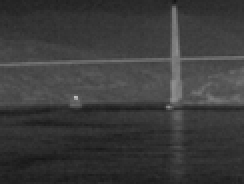
%> input picture ship/7.bmp, 122 x 92 px, shrunk from 320 x 240 before the run (shown 2 times larger)
$ octave --eval "myhistrebuild;"   (GNU Octave 9; MATLAB toolbox functions it lacks are replaced by stand-ins)
%> lines starting %> are read from the running program, lines starting %| are printed output that depends on the picture; in (x1, y1, x2, y2) boxes, pixels count from 0 and x2, y2 are one past the last pixel; in counts of white or black regions, pixels touching at a corner belong together; the program's own positions count from 1
### ship/bgreduction.m
function [ input ] = bgreduction( input,k )
%input 输入图像 r比例系数
[m, n, o]=size(input);
if(o==3)
    input=rgb2gray(input);
end
r=0;
while(r<k)
    E=mean(mean(input));
    input(input<E)=E;
    E=mean(mean(input));
    r=double(length(input(input<=E)))/double(m*n);
end
% [4 lines of commented-out code are left out]
imshow(input,[])
% [5 lines of commented-out code are left out]

### ship/myhistrebuild.m
function [] = myhistrebuild(I,floor)

if nargin==0
       floor=16;
       I=imread('7.bmp');
%> I is the input picture: size 92x122x3 uint8; min 21, max 191, mean 59
end
if nargin==1
       floor=16;
end
[m, n, v]=size(I);
%> m = 92; n = 122; v = 3
if v==3
    I=rgb2gray(I);
%> I: size 92x122 uint8
end
I= bgreduction( I,0.7 );
%> the loop in bgreduction, `while(r<k)` made 2 passes
%> r on passes 1 to 2: 0.693, 0.744
%> after the loop in bgreduction, `while(r<k)`:
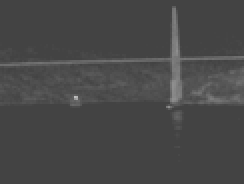
%> input: size 92x122 uint8 (shown 2 times larger); min 67, max 191, mean 71.8
subplot(121),imshow(I);
%se1=strel('disk',2);%这里是创建一个半径为5的平坦型圆盘结构元素
%I=imerode(I,se1);
I=medfilt2(I);
subplot(122),imshow(I);
all=m*n;
%> all = 11224
eachf=ceil(all/floor);
%> eachf = 702
j=1;last=0;num=1;
temp=length(find(I<2));%已有像素数
%> temp = 4

figure
for i=3:256

    if temp>eachf%符合
        K=((I>last)&(I<i));
        last=i;

        [Xset Yset]=find(K==1);
        temp=0;

        x=ones(m,1)*[1:n];%
        y=[1:m]'*ones(1,n);%
        area=sum(sum(K));
        meanx=sum(sum(double(K).*x))/area;
        meany=sum(sum(double(K).*y))/area;
%         disp('x:')
%         disp(meanx);
%         disp('y:')
        disp([meanx,meany]);
        subplot(4,5,num)
        imshow(K);

        hold on
        plot(meanx,meany,'.','markersize',10);
        D = pdist2([Xset Yset],[meanx meany]);
        sub=max(D)-min(D);
        meanD=mean(D);%平均算法？
        Dres(num)=meanD;
        subres(num)=sub;
        s=std(D,0,1);
        sres(num)=s;
        title(s)
        num=num+1;
    else
        temp=temp+length(find((I<i)&(I>last)));
    end
end
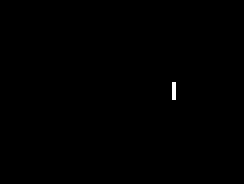
%> K: size 92x122 logical (shown 2 times larger); 0.16% white in thin lines or dots, all inside (x1, y1, x2, y2) = (86, 41, 88, 50)
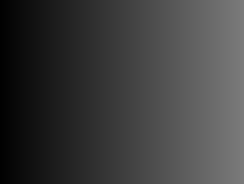
%> x: size 92x122 double (shown 2 times larger); min 1, max 122, mean 61.5
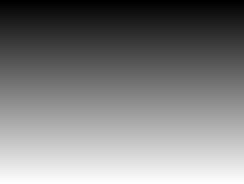
%> y: size 92x122 double (shown 2 times larger); min 1, max 92, mean 46.5; drawn with min black and max white
%> after the loop, D = 18 values, max 61.92 at index 10, min 55.56 at index 9, mean 58.72; Dres = [45.26 43.1 28.46 43.12 71.29 69.32 85.1 77.43 58.72]; Xset = 18 values, max 50 at index 9, min 42 at index 1, mean 46; Yset = 18 values from 87 to 88; area = 18; last = 176; meanD = 58.72; meanx = 87.5; meany = 46; num = 10; s = 1.91; sres = [19.46 22.32 16.87 15.94 14.92 17.66 12.74 6.19 1.91]; sub = 6.36; subres = [93.29 88.43 79.64 68.45 62.2 68.48 59.74 24.12 6.36]; temp = 0
disp(Dres);
%|  Columns 1 through 8:
%|    45.258   43.097   28.455   43.121   71.291   69.322   85.096   77.427
%|  Column 9:
%|    58.719
disp(subres);
%|  Columns 1 through 8:
%|    93.2944   88.4265   79.6400   68.4495   62.1998   68.4804   59.7373   24.1200
%|  Column 9:
%|     6.3583
disp(sres);
%|  Columns 1 through 8:
%|    19.4592   22.3152   16.8683   15.9449   14.9169   17.6607   12.7446    6.1861
%|  Column 9:
%|     1.9123
[c in]=min(sres);
%> c = 1.91; in = 9
%> `myhistrebuild;`:
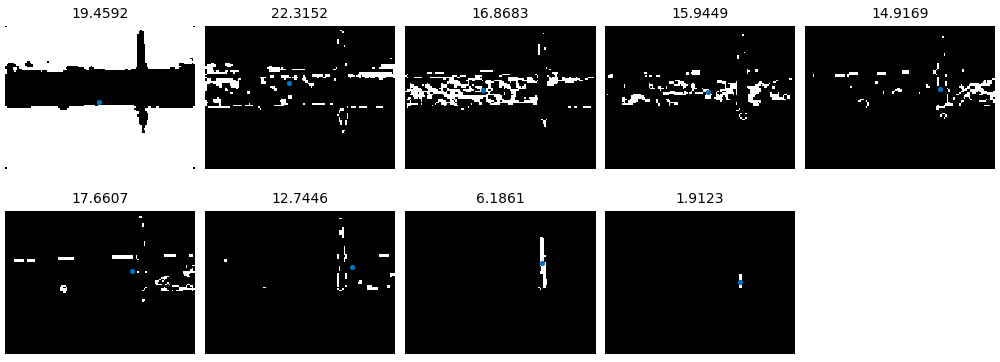
%> figure redrawn from the program's plot data, 9 panels
